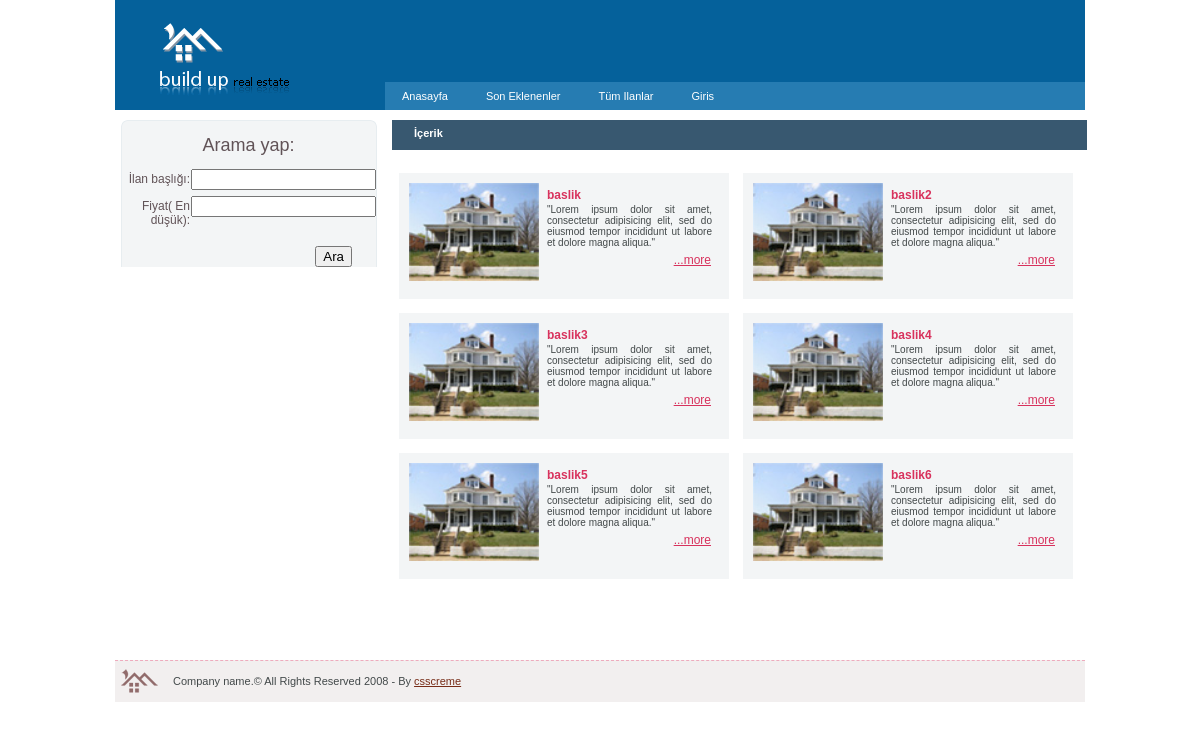
The page /?sayfa=tumilanlar on the database its author committed.
### tables this page shows
CREATE TABLE IF NOT EXISTS `ilanlar` (
`id` int(11) NOT NULL,
  `baslik` varchar(100) NOT NULL,
  `kisa_icerik` varchar(300) NOT NULL,
  `detay` text NOT NULL,
  `resim` varchar(50) NOT NULL,
  `ucret` int(11) NOT NULL
);

### tumilanlar.php (the view, shortened to what this page needs)
<?php
  $taban=mysql_query("select * from ilanlar");
while($listele=mysql_fetch_array($taban))
{
  echo '<div class="offer_box_wide"> <a href="#"><img src='.$listele["resim"].' width="130" height="98" class="img_left" alt="" border="0" /></a>
       <div class="offer_info"> <span>'.$listele["baslik"].'</span>
         <p class="offer">'.$listele["kisa_icerik"].'</p>
         <div class="more"><a href="?sayfa=detay">...more</a></div>
       </div>
     </div>';
}
  ?>

### index.php (shortened to what this page needs)
<!DOCTYPE html PUBLIC "-//W3C//DTD XHTML 1.0 Transitional//EN" "http://www.w3.org/TR/xhtml1/DTD/xhtml1-transitional.dtd">
<html xmlns="http://www.w3.org/1999/xhtml">
<head>
<link rel="stylesheet" type="text/css" href="style.css" />
</head>
<body>
<form id="form1" name="form1" method="post" action="">
<div id="main_container">
  <div id="header">
    <div id="logo"> <a href="#"><img src="resimler/logo.gif" width="147" height="78" alt="" border="0" /></a> </div>
    <div class="banner_adds"></div>
    <div class="menu">
      <ul>
        <li><a href="?sayfa=anasayfa">Anasayfa</a></li>
        <li><a href="?sayfa=soneklenen">Son Eklenenler</a>
        </li>
        <li><a href="?sayfa=tumilanlar">Tüm Ilanlar </a>
        <li>
          <?php if(!empty($_SESSION["giris"]))
		{
			echo  '<li><a href="?sayfa=cikis">Cikis</a>';
			echo  '<li><a href="?sayfa=adminkisim">Admin ilan</a>';
		}
		else
		{
			echo '<li><a href="?sayfa=giris">Giris</a>';
		}
		?>
      </ul>
    </div>
  </div>
  <div id="main_content"><form method="post" action="">
    <div class="column1">
      <div class="left_box">
        <div class="top_left_box"> </div>
        <div class="center_left_box">
          <div class="box_title">Arama yap:</div>
          <div class="form">
            <div class="form_row">
              <label class="left">&#304;lan başlığı: </label>
              <input type="text" name="txbaslik" id="textfield" />
            </div>
            <div class="form_row">
              <label class="left">Fiyat( En düşük): </label>
              <input type="text" name="txfiyat" id="textfield2" />
            </div>
            <div class="form_row">
            </div>
            <div style="float:right; padding:10px 25px 0 0;">
              <input type="submit" name="btAra" id="btAra" value="Ara" />
            </div>
          </div>
        </div>
      </div>
    </div>
    </form>
<div class="column4"><div class="title">
        <p>İçerik</p>
        <p>   </p>
      </div>
  <p>
  <br>
  <?php
if(isset($_GET["sayfa"]))
{
	$sayfa=$_GET["sayfa"];
	switch($sayfa)
	{
		case "tumilanlar": include ("tumilanlar.php"); break;
		}
	}
else{
	include ("anasayfa.php");
	}
?>
  </p>
  <p>&nbsp;</p>
  <p>&nbsp;</p>
</div>
<p>&nbsp;</p>
<p>&nbsp;</p>
<p>
</p>
<div id="footer">
  <div id="copyright">
      <div style="float:left; padding:3px;"><a href="#"><img src="resimler/footer_logo.gif" width="42" height="35" alt="" border="0" /></a></div>
      <div style="float:left; padding:14px 10px 10px 10px;"> Company name.&copy; All Rights Reserved 2008 - By <a href="http://csscreme.com" style="color:#772c17;">csscreme</a></div>
    </div>
</div>
</body>
</html>

### style.css (style rules this page uses)
body { background-color:#fff; padding:0; font-family: Arial, Helvetica, sans-serif; margin:0px auto auto auto; color:#424849; font-size:12px; }
p { font-size:11px; text-align:justify; padding:2px; margin:0px; }
img.img_left { float:left; padding:0px 8px 8px 0px; }
#main_container { width:970px; height:auto; margin:auto; padding:0px; }
#header { width:970px; height:110px; background-color:#05619b; margin:auto; }
#logo { width:147px; height:78px; float:left; padding:20px 0 0 35px; }
.banner_adds { width:750px; height:82px; float:left; }
.menu { font-size:11px;padding:0px; float:right; width:700px; }
.menu ul { padding:0;margin:0;list-style-type:none; height:28px; background:#267cb2; }
.menu ul li { float:left;height:28px;line-height:28px; }
.menu a, .menu a:visited { display:block;float:left;height:100%;font-size:11px;text-decoration:none;color:#fff;background:#267cb2;padding:0 21px 0 17px; }
#main_content { width:970px; margin:auto; clear:both; background-color:#FFFFFF; }
.column1 { width:257px; float:left; margin:0px; padding:10px 10px 10px 5px; }
.column4 { width:690px; float:left; margin:0px; padding:10px 0px 10px 5px; }
.left_box { width:257px; height:auto; float:left; padding-bottom:10px; }
.top_left_box { width:257px; height:10px; float:left; background:url(images/top_box_bg.gif) no-repeat center; }
.center_left_box { width:257px; height: auto; float:left; background:url(images/center_box_bg.gif) repeat-y; }
.box_title { width:257px; text-align:center; font-size:18px; color:#615357; padding:5px 0 5px 0; }
.title { background-color:#385870; text-align:left; width:670px; padding:5px 5px 5px 20px; color:#FFFFFF; font-weight:bold; }
.offer_box_wide { width:310px; height:106px; float:left; background-color:#f3f5f6; padding:10px; margin:7px; }
.offer_info { padding:5px; }
.offer_info span { font-weight:bold; color:#d8325d; }
p.offer { text-align:justify; font-size:10px; }
.more { float:right; padding:3px; }
.more a { color:#d8325d; }
.form { width:257px; text-align:center; color:#615357; padding:5px 0 5px 0; }
.form_row { float:left; width:257px; text-align:center; padding:3px 0 3px 0; }
label.left { float:left; width:70px; padding-top:3px; text-align:right; }
#footer { width:970px; height:41px; clear:both; font-size:11px; background-color:#f2efef; border-top:1px #eeabbd dashed; }
#copyright { float:left; padding:0px; }

### rows shown on the page
ilanlar: resim (picture), baslik "baslik", kisa_icerik "\"Lorem ipsum dolor sit amet, consectetur adipisicing elit, sed do eiusmod tempor incididunt ut labore et dolore magna aliqua.\""
ilanlar: resim (picture), baslik "baslik2", kisa_icerik "\"Lorem ipsum dolor sit amet, consectetur adipisicing elit, sed do eiusmod tempor incididunt ut labore et dolore magna aliqua.\""
ilanlar: resim (picture), baslik "baslik3", kisa_icerik "\"Lorem ipsum dolor sit amet, consectetur adipisicing elit, sed do eiusmod tempor incididunt ut labore et dolore magna aliqua.\""
ilanlar: resim (picture), baslik "baslik4", kisa_icerik "\"Lorem ipsum dolor sit amet, consectetur adipisicing elit, sed do eiusmod tempor incididunt ut labore et dolore magna aliqua.\""
ilanlar: resim (picture), baslik "baslik5", kisa_icerik "\"Lorem ipsum dolor sit amet, consectetur adipisicing elit, sed do eiusmod tempor incididunt ut labore et dolore magna aliqua.\""
ilanlar: resim (picture), baslik "baslik6", kisa_icerik "\"Lorem ipsum dolor sit amet, consectetur adipisicing elit, sed do eiusmod tempor incididunt ut labore et dolore magna aliqua.\""
